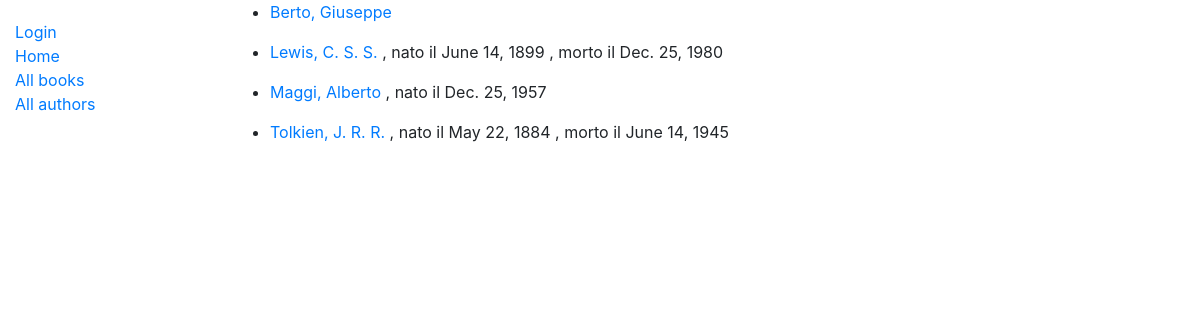
Screenshot of /catalog/authors/ with the database file from the repository.
### catalog/models.py (models this page shows, shortened)
class Autore(models.Model):
    nome = models.CharField(max_length=100)
    cognome = models.CharField(max_length=100)
    data_nascita = models.DateField(null=True, blank=True)
    data_morte = models.DateField('Morto', null=True, blank=True)
    class Meta:
        ordering = ['cognome', 'nome']
    def __str__(self):
        return f'{self.cognome}, {self.nome}'

### catalog/views.py (the view)
# urls.py: path('authors/', views.AutoreListview.as_view(), name='authors'),
class AutoreListview(generic.ListView):
    model = Autore
    paginate_by = 5
    context_object_name = 'elenco_autori'

### catalog/templates/catalog/autore_list.html
{% extends 'generic.html' %}
    {% block content %}
        {% if elenco_autori %}
        <ul>
            {% for a in elenco_autori %}
             <li><p><a href="{%url 'author-detail' pk=a.pk%}">{{a}}</a>
             {% if a.data_nascita %}
                , nato il {{ a.data_nascita }}
             {% endif %}
             {% if a.data_morte %}
                , morto il {{ a.data_morte }}
             {% endif %}
            </p></li>
            {% endfor %}
        </ul>
        {% else %}
            <h2>Non ci sono autori nella libreria.</h2>
        {% endif %}
    {% endblock content %}

### rows the page displays
Autore: cognome+nome "Berto, Giuseppe"
Autore: cognome+nome "Lewis, C. S. S.", data_nascita "June 14, 1899", data_morte "Dec. 25, 1980"
Autore: cognome+nome "Maggi, Alberto", data_nascita "Dec. 25, 1957"
Autore: cognome+nome "Tolkien, J. R. R.", data_nascita "May 22, 1884", data_morte "June 14, 1945"
